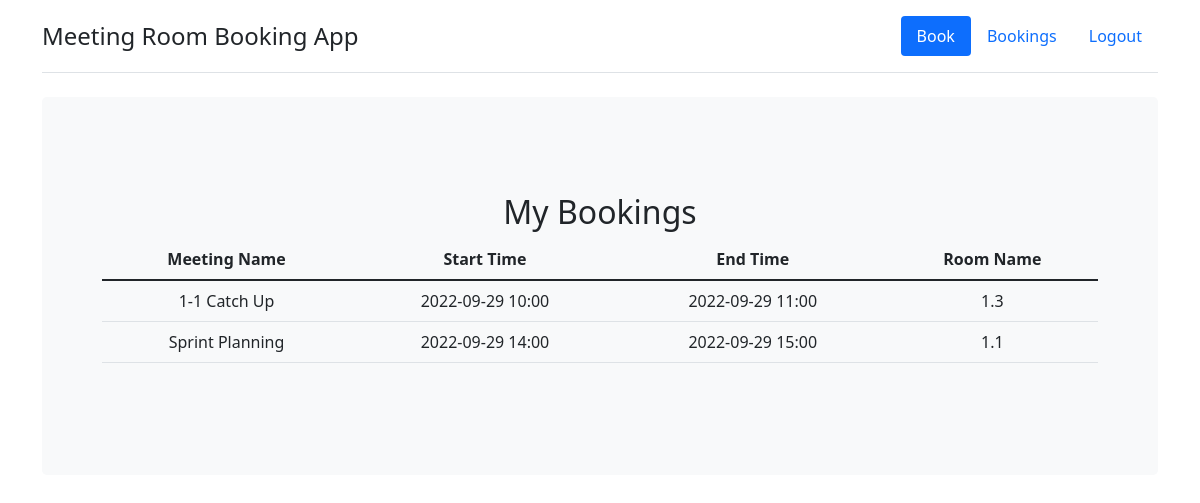
/bookings (signed in), run on the app's committed database.
### models.py (models this page shows)
class Booking(db.Model):
    __tablename__ = 'booking'
    id = db.Column(db.Integer, primary_key=True)
    booking_name = db.Column(db.String(50), nullable= True)
    start_time = db.Column(db.Integer, nullable=False)
    end_time = db.Column(db.Integer, nullable=False)
    user_id = db.Column(db.Integer, db.ForeignKey('user.id'), nullable=False)
    room_id = db.Column(db.Integer, db.ForeignKey('room.id'), nullable=False)

class Room(db.Model):
    __tablename__ = 'room'
    id = db.Column(db.Integer, primary_key=True)
    name = db.Column(db.String(15), unique=False, nullable=False)
    capacity = db.Column(db.Integer, unique=False, nullable=False)

### bookings.py (the view)
@bookings.route('/bookings')
@login_required
def bookings_page():
    bookings = db.session.query(Booking, Room, User).join(Room, Booking.room_id == Room.id).join(User, Booking.user_id == User.id).filter(Booking.user_id == current_user.id).all()
    return render_template('bookings.html', admin_page=False, bookings=bookings, fromtimestamp=datetime.fromtimestamp, current_user=current_user)

### models.py (called while the page is built)
    @property
    def is_admin(self):
        return bool(self.admin)

### templates/bookings.html
{% extends "base.html" %}
{% block content %}
<div class="p-5 mb-4 bg-light rounded-3">
    <div class="container-fluid py-5 text-center">
        <h2>My Bookings</h2>
        {% include "bookings_table.html" %}
    </div>
</div>
{% endblock %}

### templates/bookings_table.html (shortened to what this page needs)
<table class="table" align="center">
    <thead>
        <th>Meeting Name</th>
        <th>Start Time</th>
        <th>End Time</th>
        <th>Room Name</th>
    </thead>
    {% for item in bookings %}
    <tr>
        <td>{{ item.Booking.booking_name }}</td>
        <td>{{ fromtimestamp(item.Booking.start_time).strftime('%Y-%m-%d %H:%M') }}</td>
        <td>{{ fromtimestamp(item.Booking.end_time).strftime('%Y-%m-%d %H:%M') }}</td>
        <td>{{ item.Room.name }}</td>
    </tr>
    {% endfor %}
</table>

### data on the page
Booking: Booking.booking_name "1-1 Catch Up", start_time "2022-09-29 10:00", end_time "2022-09-29 11:00", Room.name "1.3"
Booking: Booking.booking_name "Sprint Planning", start_time "2022-09-29 14:00", end_time "2022-09-29 15:00", Room.name "1.1"
